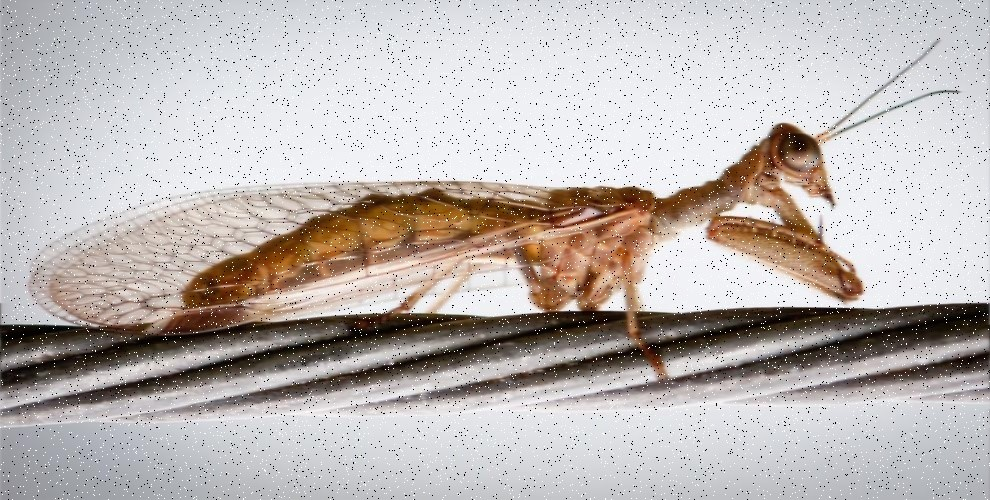
//> input picture images/noisyImage.jpg, 990 x 500 px
$ ./median_filter   (built with g++ and OpenCV 4)
//> lines starting //> are read from the running program, lines starting //| are printed output that depends on the picture
/*!
* \brief        median filter
* \details      Apply median filter on an RGB image
* \author       Nazanin Tafreshi
* \date         2019 Apr 7
*/
#include "pch.h"
#include <opencv2/opencv.hpp>
#include <iostream>


using namespace cv;
using namespace std;

/**
* apply median filter on each channel of the RGB image.
* @param in_image a noisy RGB input image.
* @param out_image output image.
* @param filter_size size of the kernel.
* @param val channel index number.
* @return cleared output image for the channel index number.
*/
Mat medianFilter(Mat &in_image, Mat &out_image, int filter_size, int val) {

	int s = filter_size / 2;
	int median = 0;
	int n = filter_size * filter_size; //size of the neighbours to put it in an array

	for (int x = s; x < in_image.rows - s; x++) {
		for (int y = s; y < in_image.cols - s; y++) {
			int *kernel = new int[n];
			int c = 0;
			for (int fy = -s; fy < s + 1; fy++) {
				for (int fx = -s; fx < s + 1; fx++) {
					//create an array for each pixel's neighbours in the image
					kernel[c] = in_image.at<Vec3b>(x + fx, y + fy)[val];
					c += 1;
				}
			}
			//sort each array to find median value
			sort(kernel, kernel + n);

			// median value for array with odd number of elements
			median = kernel[(n / 2) + 1];

			delete[] kernel;

			//replace each pixel in the image with the median value of its neighbours
			out_image.at<Vec3b>(x, y)[val] = median;

		}
	}
	return out_image;
}

/**
* apply median filter.
* @param in_image a noisy RGB input image.
* @param size size of the kernel.
* @return cleared output image.
*/
Mat applyMedianFilter(Mat &in_image, int size) {
	Mat out_image = in_image;
	out_image = medianFilter(in_image, out_image, size, 0);
	out_image = medianFilter(in_image, out_image, size, 1);
	out_image = medianFilter(in_image, out_image, size, 2);
	return out_image;
}

int main()
{

	//in_image for median filter
	Mat in_image = imread("noisyImage.jpg", 1);
//> in_image is the input picture: 500 rows x 990 cols, CV_8UC3; mean B, G, R 180.4, 182.9, 189.6

	imshow("in_image", in_image);

	Mat out_image = applyMedianFilter(in_image, 5);
//> the loop in medianFilter, `for (int x = s; x < in_image.rows - s; x++)` made 496 passes
//> median on passes 1 to 3: 203, 203, 204
//> after the loop in medianFilter, `for (int x = s; x < in_image.rows - s; x++)`:
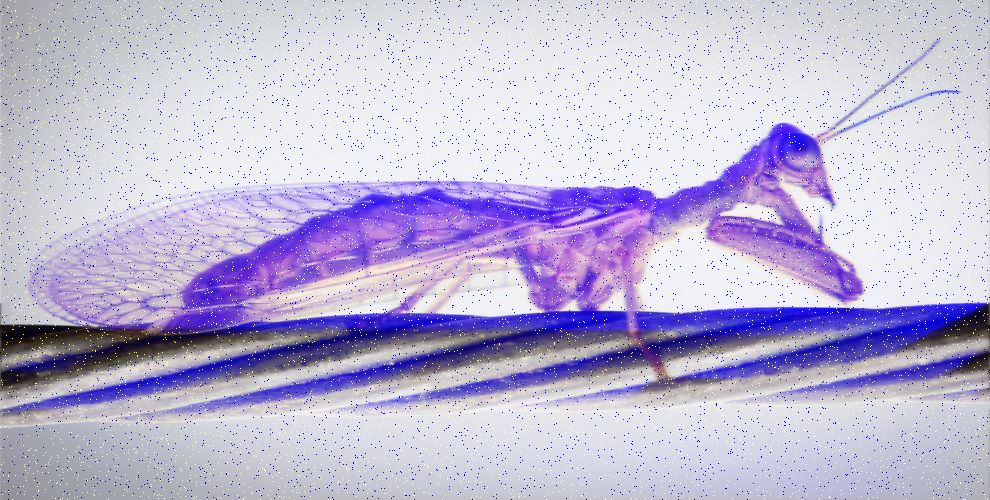
//> out_image: 500 rows x 990 cols, CV_8UC3; mean B, G, R 213.3, 182.9, 189.6
//> after the loop in medianFilter, `for (int x = s; x < in_image.rows - s; x++)`: median = 179
//> call 2 of medianFilter, with filter_size = 5, val = 1
//> the loop in medianFilter (call 2), `for (int x = s; x < in_image.rows - s; x++)` made 496 passes
//> median on passes 1 to 3: 198, 198, 199
//> after the loop in medianFilter (call 2), `for (int x = s; x < in_image.rows - s; x++)`:
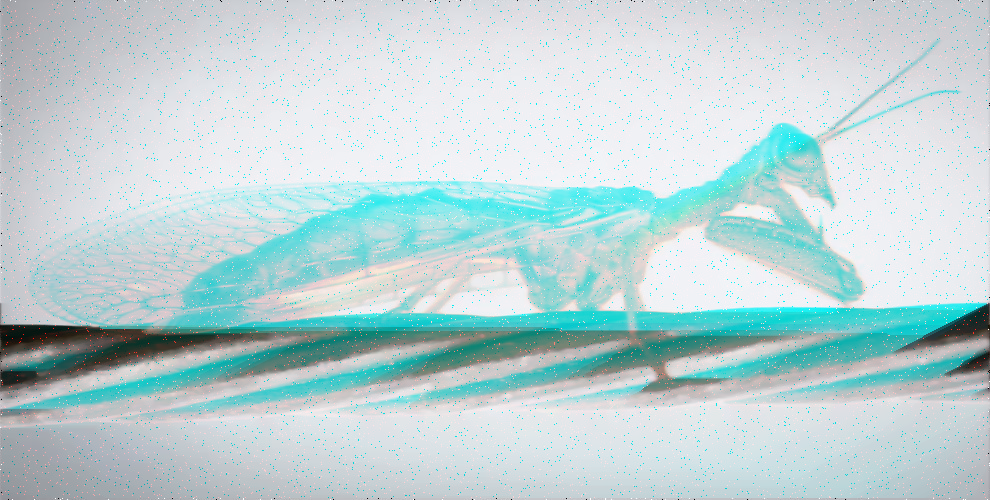
//> out_image: 500 rows x 990 cols, CV_8UC3; mean B, G, R 213.3, 211.1, 189.6
//> after the loop in medianFilter (call 2), `for (int x = s; x < in_image.rows - s; x++)`: median = 175
//> call 3 of medianFilter, with filter_size = 5, val = 2
//> the loop in medianFilter (call 3), `for (int x = s; x < in_image.rows - s; x++)` made 496 passes
//> median on passes 1 to 3: 195, 195, 196
//> after the loop in medianFilter (call 3), `for (int x = s; x < in_image.rows - s; x++)`:
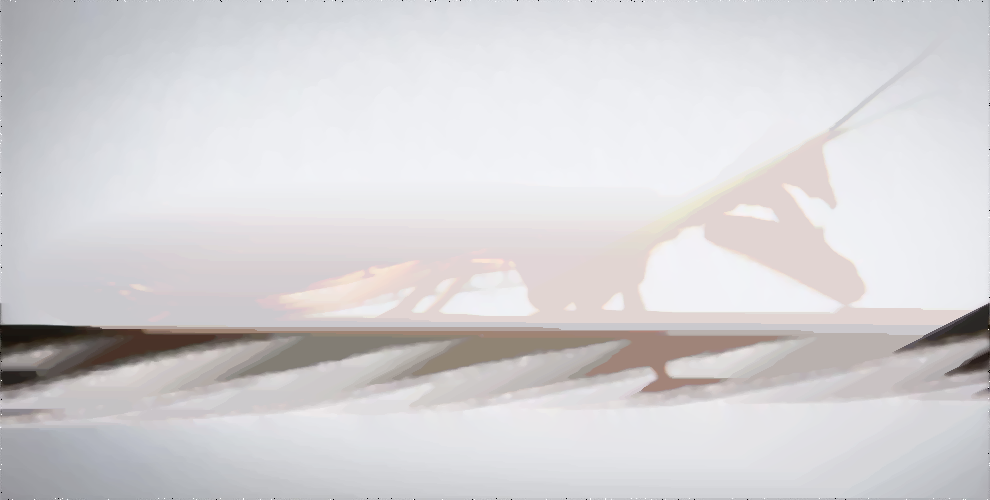
//> out_image: 500 rows x 990 cols, CV_8UC3; mean B, G, R 213.3, 211.1, 213
	imwrite("median.jpg", out_image);
	imshow("out_image", out_image);

	waitKey(0);
}

$ run again, with images/TaxiDriver.jpg copied over images/noisyImage.jpg
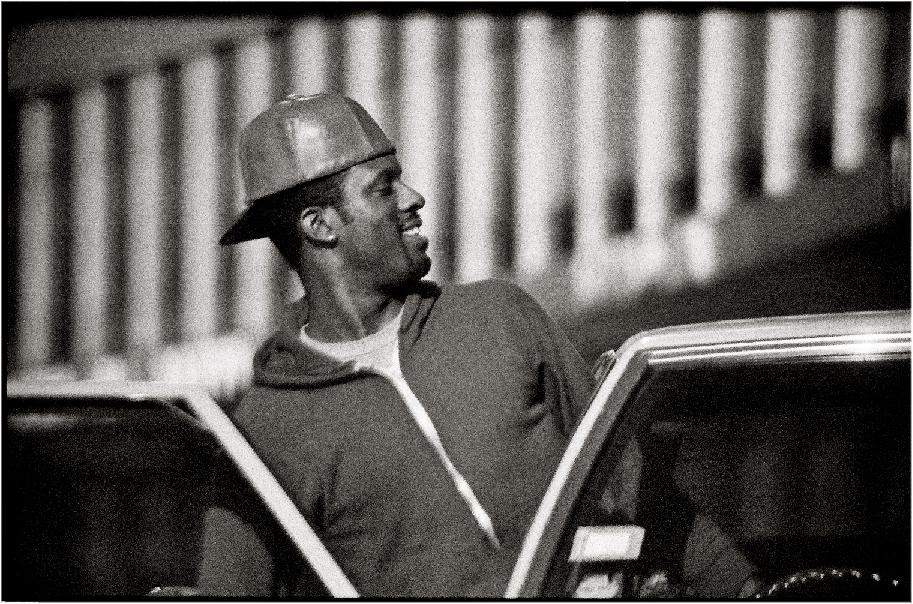
//> input picture images/TaxiDriver.jpg, 913 x 604 px
//> in_image is the input picture: 604 rows x 913 cols, CV_8UC3; mean B, G, R 90.3, 93.4, 95.2
//> the loop in medianFilter, `for (int x = s; x < in_image.rows - s; x++)` made 600 passes
//> median on passes 1 to 3: 170, 111, 111
//> after the loop in medianFilter, `for (int x = s; x < in_image.rows - s; x++)`: median = 175
//> the loop in medianFilter (call 2), `for (int x = s; x < in_image.rows - s; x++)` made 600 passes
//> median on passes 1 to 3: 172, 113, 113
//> after the loop in medianFilter (call 2), `for (int x = s; x < in_image.rows - s; x++)`:
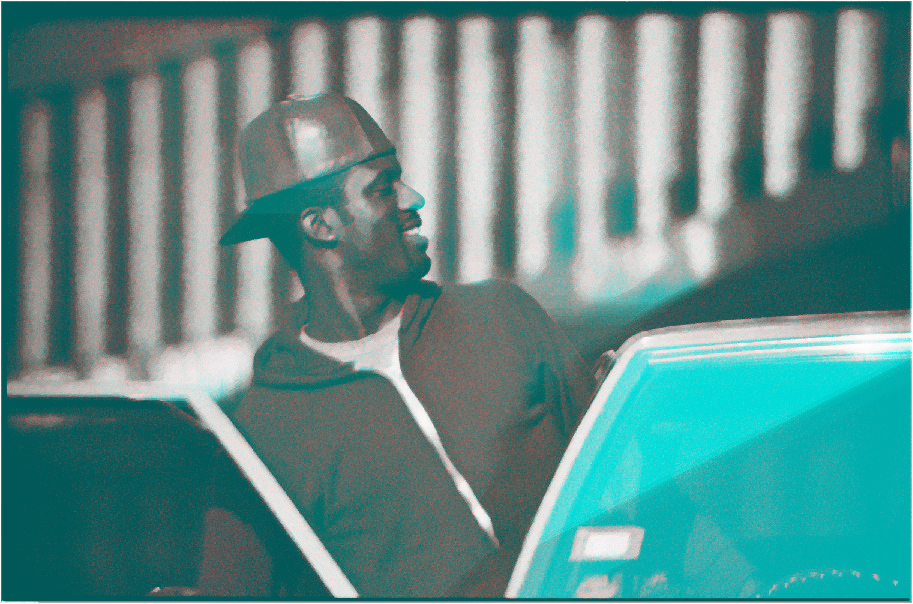
//> out_image: 604 rows x 913 cols, CV_8UC3; mean B, G, R 137.5, 140.1, 95.2
//> after the loop in medianFilter (call 2), `for (int x = s; x < in_image.rows - s; x++)`: median = 177
//> the loop in medianFilter (call 3), `for (int x = s; x < in_image.rows - s; x++)` made 600 passes
//> median on passes 1 to 3: 173, 114, 114
//> after the loop in medianFilter (call 3), `for (int x = s; x < in_image.rows - s; x++)`:
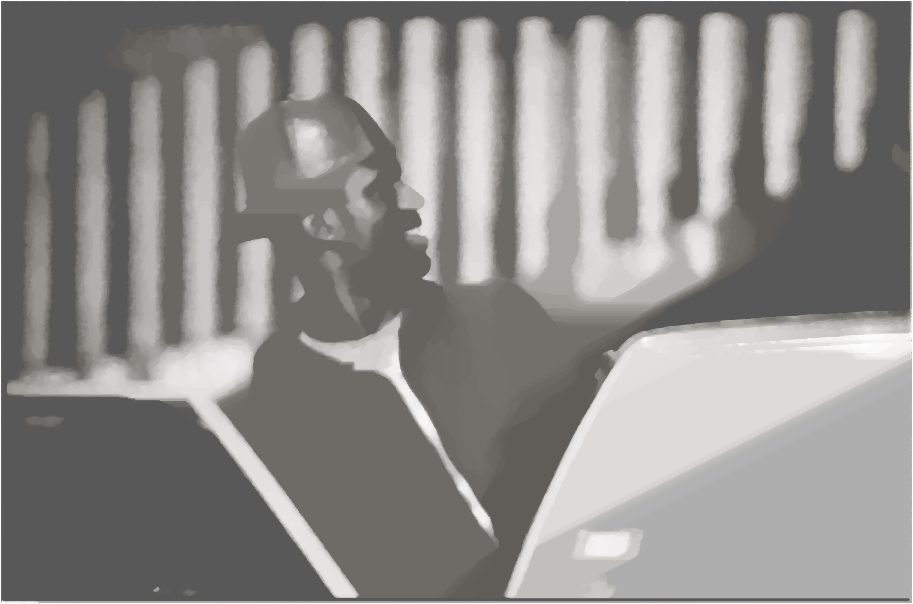
//> out_image: 604 rows x 913 cols, CV_8UC3; mean B, G, R 137.5, 140.1, 141.5
